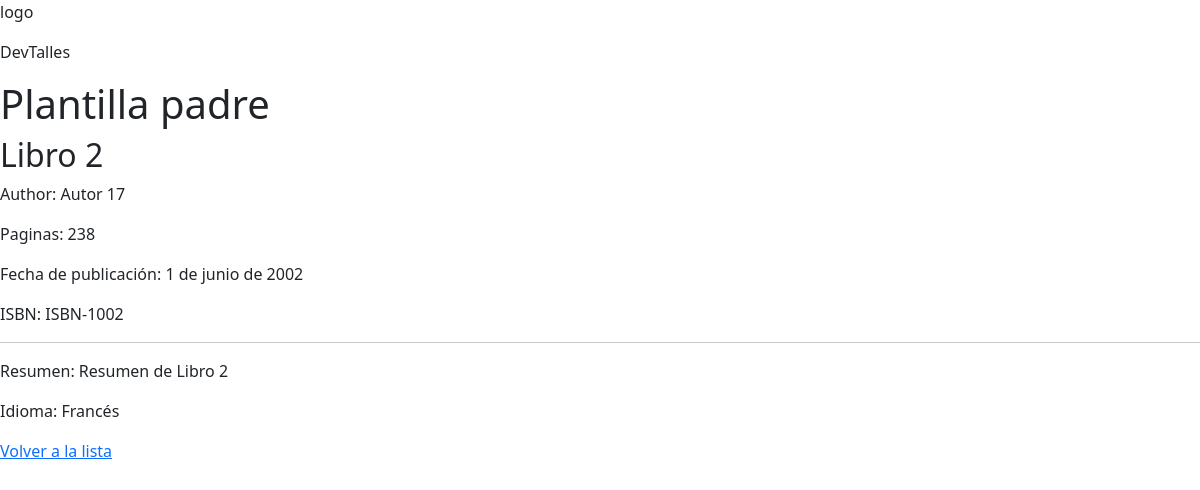
Screenshot of /minilibrary/books/2 (signed in) with the database file from the repository.
### minilibrary/models.py (models this page shows, shortened)
class Book(models.Model):
    title = models.CharField(max_length=200)
    publication_date = models.DateField(null=True, blank=True)
    author = models.ForeignKey(
        Author, on_delete=models.CASCADE, related_name='books') #me permite acceder a los libros del author, con comando author.books__all
    pages = models.IntegerField()
    isbn = models.CharField(max_length=50)
    genres = models.ManyToManyField(Genre, related_name='books') # acceder a los libros desde los generos
    recommended_by = models.ManyToManyField(get_user_model(), through="Recommendation", related_name="recommendations")
    class Meta:
        verbose_name = "Libro"
        verbose_name_plural = "Libros"

class Author(models.Model):
    name = models.CharField(max_length=100)
    birth_date = models.DateField(null=True, blank=True)

class BookDetail(models.Model):
    summary = models.TextField()
    cover_url = models.CharField()
    language = models.CharField()
    book = models.OneToOneField(
        Book, on_delete=models.CASCADE, related_name="detail") # el libro va poder acceder al detalle

### minilibrary/views.py (the view)
# urls.py: path('books/<int:pk>', views.BookDetailView.as_view(), name="book_detail"),
class BookDetailView(DetailView):
    model = Book
    template_name = "minilibrary/book_detail.html"
    context_object_name = "book"

### minilibrary/templates/minilibrary/book_detail.html (shortened to what this page needs)
{% extends 'base.html' %}
    <h2>{{book.title}}</h2>
    <p>Author: {{book.author.name}}</p>
    <p>Paginas: {{book.pages}}</p>
    <p>Fecha de publicación: {{book.publication_date}}</p>
    <p>ISBN: {{book.isbn}}</p>
    {% if book.detail %}
        <hr>
        <p>Resumen: {{book.detail.summary}}</p>
        <p>Idioma: {{book.detail.language}}</p>
    {% endif %}
    <a href="{% url 'book_list %'}">Volver a la lista</a>

### static/styles.css (style rules this page uses)
body { background-color: blue; }

### rows the page displays
Book: title "Libro 2", author.name "Autor 17", pages "238", publication_date "1 de junio de 2002", isbn "ISBN-1002", detail.summary "Resumen de Libro 2", detail.language "Francés"
